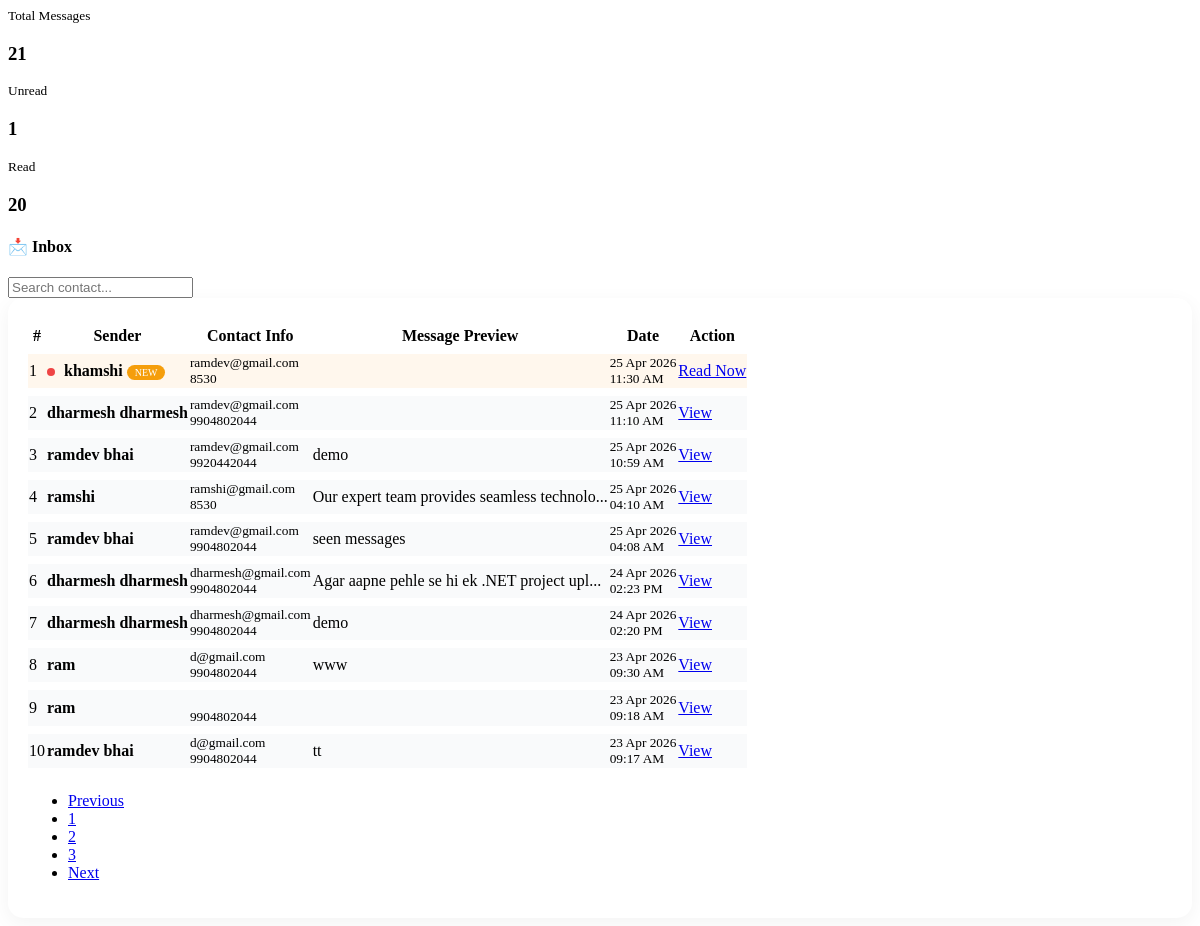
/admin/messages.php (signed in), run on the app's committed database.
### tables this page shows
CREATE TABLE `contact_messages` (
  `id` int(11) NOT NULL,
  `name` varchar(100) NOT NULL,
  `email` varchar(100) NOT NULL,
  `phone` varchar(20) NOT NULL,
  `message` text NOT NULL,
  `status` enum('new','read') DEFAULT 'new',
  `created_at` timestamp NOT NULL DEFAULT current_timestamp()
);

### admin/messages.php (the view, shortened to what this page needs)
<?php
include('../db_connect.php');
$limit = 10;
$page_num = isset($_GET['p']) ? max(1, (int)$_GET['p']) : 1;
$offset = ($page_num - 1) * $limit;
$view_id = isset($_GET['view_id']) ? (int)$_GET['view_id'] : 0;
$single_msg = null;
$stats_query = "SELECT
    COUNT(*) as total,
    SUM(CASE WHEN status='new' THEN 1 ELSE 0 END) as unread,
    SUM(CASE WHEN status='read' THEN 1 ELSE 0 END) as read_count
    FROM contact_messages";
$stats = $conn->query($stats_query)->fetch_assoc();
$list_query = "SELECT * FROM contact_messages ORDER BY created_at DESC LIMIT ? OFFSET ?";
$stmt_list = $conn->prepare($list_query);
$stmt_list->bind_param("ii", $limit, $offset);
$stmt_list->execute();
$result = $stmt_list->get_result();
$total_pages = ceil($stats['total'] / $limit);
?>
<div class="container-fluid py-4">
    <div class="row g-3 mb-4">
        <div class="col-md-4">
            <div class="card card-stat p-3 shadow-sm">
                <small class="text-muted text-uppercase">Total Messages</small>
                <h3 class="fw-bold"><?= $stats['total'] ?></h3>
            </div>
        </div>
        <div class="col-md-4">
            <div class="card card-stat p-3 shadow-sm border-start border-warning border-4">
                <small class="text-muted text-uppercase">Unread</small>
                <h3 class="text-warning fw-bold"><?= $stats['unread'] ?></h3>
            </div>
        </div>
        <div class="col-md-4">
            <div class="card card-stat p-3 shadow-sm border-start border-success border-4">
                <small class="text-muted text-uppercase">Read</small>
                <h3 class="text-success fw-bold"><?= $stats['read_count'] ?></h3>
            </div>
        </div>
    </div>
    <?php if($view_id && $single_msg): ?>
        <div class="row justify-content-center pt-5">
            <div class="col-md-8">
                <div class="card border-0 shadow-lg p-4" style="border-radius: 20px;">
                    <div class="d-flex justify-content-between align-items-center mb-4">
                        <h4>📩 Message Details</h4>
                        <span class="badge bg-light text-dark"><?= date('d M Y, h:i A', strtotime($single_msg['created_at'])) ?></span>
                    </div>
                    <div class="row g-3">
                        <div class="col-md-6"><strong>Name:</strong><p class="text-muted"><?= htmlspecialchars($single_msg['name']) ?></p></div>
                        <div class="col-md-6"><strong>Email:</strong><p class="text-muted"><?= htmlspecialchars($single_msg['email']) ?></p></div>
                        <div class="col-md-6"><strong>Phone:</strong><p class="text-muted"><?= htmlspecialchars($single_msg['phone']) ?></p></div>
                        <div class="col-12">
                            <strong>Message Content:</strong>
                            <div class="mt-2 p-3 bg-light rounded shadow-sm"><?= nl2br(htmlspecialchars($single_msg['message'])) ?></div>
                        </div>
                    </div>
                    <div class="mt-4 text-end">
                        <a href="?page=messages&p=<?= $page_num ?>" class="btn btn-outline-secondary px-4">Back to List</a>
                    </div>
                </div>
            </div>
        </div>
    <?php else: ?>
        <div class="d-flex justify-content-between align-items-center mb-3">
            <h4 class="fw-bold">📩 Inbox</h4>
            <input type="text" id="searchInput" class="form-control shadow-sm w-25" placeholder="Search contact...">
        </div>
        <div class="table-container">
            <div class="table-responsive">
                <table class="table custom-table">
                    <thead>
                        <tr>
                            <th>#</th>
                            <th>Sender</th>
                            <th>Contact Info</th>
                            <th>Message Preview</th>
                            <th>Date</th>
                            <th class="text-center">Action</th>
                        </tr>
                    </thead>
                    <tbody id="tableBody">
                        <?php
                        $sr = $offset + 1;
                        while($row = $result->fetch_assoc()):
                            $isNew = ($row['status'] == 'new');
                        ?>
                        <tr class="<?= $isNew ? 'unread-row' : '' ?>">
                            <td><?= $sr++ ?></td>
                            <td class="name-col">
                                <?php if($isNew): ?><span class="blink-dot"></span><?php endif; ?>
                                <strong><?= htmlspecialchars($row['name']) ?></strong>
                                <?php if($isNew): ?><span class="badge-new">NEW</span><?php endif; ?>
                            </td>
                            <td class="info-col">
                                <small><?= htmlspecialchars($row['email']) ?></small><br>
                                <small class="text-muted"><?= htmlspecialchars($row['phone']) ?></small>
                            </td>
                            <td><?= htmlspecialchars(mb_strimwidth($row['message'], 0, 45, "...")) ?></td>
                            <td>
                                <small><?= date('d M Y', strtotime($row['created_at'])) ?></small><br>
                                <small class="text-muted"><?= date('h:i A', strtotime($row['created_at'])) ?></small>
                            </td>
                            <td class="text-center">
                                <a href="?page=messages&view_id=<?= $row['id'] ?>&p=<?= $page_num ?>"
                                   class="btn btn-sm <?= $isNew ? 'btn-warning' : 'btn-light border' ?> rounded-pill px-3">
                                   <?= $isNew ? 'Read Now' : 'View' ?>
                                </a>
                            </td>
                        </tr>
                        <?php endwhile; ?>
                    </tbody>
                </table>
            </div>
            <?php if($total_pages > 1): ?>
            <nav class="mt-4">
                <ul class="pagination justify-content-center">
                    <li class="page-item <?= ($page_num <= 1) ? 'disabled' : '' ?>">
                        <a class="page-link" href="?page=messages&p=<?= $page_num - 1 ?>">Previous</a>
                    </li>
                    <?php for($i=1; $i<=$total_pages; $i++): ?>
                        <li class="page-item <?= ($i == $page_num) ? 'active' : '' ?>">
                            <a class="page-link" href="?page=messages&p=<?= $i ?>"><?= $i ?></a>
                        </li>
                    <?php endfor; ?>
                    <li class="page-item <?= ($page_num >= $total_pages) ? 'disabled' : '' ?>">
                        <a class="page-link" href="?page=messages&p=<?= $page_num + 1 ?>">Next</a>
                    </li>
                </ul>
            </nav>
            <?php endif; ?>
        </div>
    <?php endif; ?>
</div>

### admin/messages.php (style rules this page uses)
.table-container { background: #fff; border-radius: 15px; padding: 20px; box-shadow: 0 5px 20px rgba(0,0,0,0.05); }
.custom-table { border-collapse: separate; border-spacing: 0 8px; }
.custom-table tbody tr { background: var(--bg-light); transition: 0.3s; }
.unread-row { border-left: 5px solid #f59e0b !important; background: #fff7ed !important; font-weight: 500; }
.badge-new { background: #f59e0b; color: #fff; font-size: 10px; padding: 2px 8px; border-radius: 50px; }
.blink-dot { height: 8px; width: 8px; background: #ef4444; border-radius: 50%; display: inline-block; animation: blink 1s infinite; margin-right: 5px; }
.card-stat { border: none; border-radius: 12px; transition: 0.3s; }

### data on the page
contact_messages: status "new" (drawn), name "khamshi", email "ramdev@gmail.com", phone "8530", created_at "25 Apr 2026", created_at "11:30 AM"
contact_messages: name "dharmesh dharmesh", email "ramdev@gmail.com", phone "9904802044", created_at "25 Apr 2026", created_at "11:10 AM", status "View"
contact_messages: name "ramdev bhai", email "ramdev@gmail.com", phone "9920442044", message "demo", created_at "25 Apr 2026", created_at "10:59 AM", status "View"
contact_messages: name "ramshi", email "ramshi@gmail.com", phone "8530", message "Our expert team provides seamless technolo...", created_at "25 Apr 2026", created_at "04:10 AM", status "View"
contact_messages: name "ramdev bhai", email "ramdev@gmail.com", phone "9904802044", message "seen messages", created_at "25 Apr 2026", created_at "04:08 AM", status "View"
contact_messages: name "dharmesh dharmesh", email "dharmesh@gmail.com", phone "9904802044", message "Agar aapne pehle se hi ek .NET project upl...", created_at "24 Apr 2026", created_at "02:23 PM", status "View"
contact_messages: name "dharmesh dharmesh", email "dharmesh@gmail.com", phone "9904802044", message "demo", created_at "24 Apr 2026", created_at "02:20 PM", status "View"
contact_messages: name "ram", email "d@gmail.com", phone "9904802044", message "www", created_at "23 Apr 2026", created_at "09:30 AM", status "View"
contact_messages: name "ram", phone "9904802044", created_at "23 Apr 2026", created_at "09:18 AM", status "View"
contact_messages: name "ramdev bhai", email "d@gmail.com", phone "9904802044", message "tt", created_at "23 Apr 2026", created_at "09:17 AM", status "View"

### other printed values
$stats['total'] "21"
$stats['unread'] "1"
$stats['read_count'] "20"
